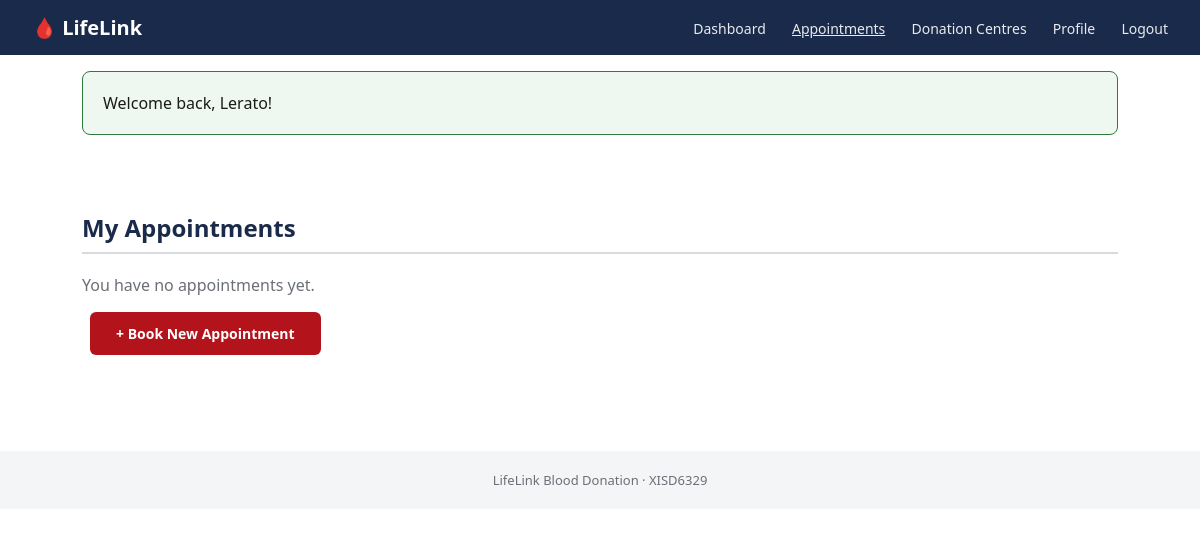
Page /pages/appointments.php (signed in) on the earlier database version.
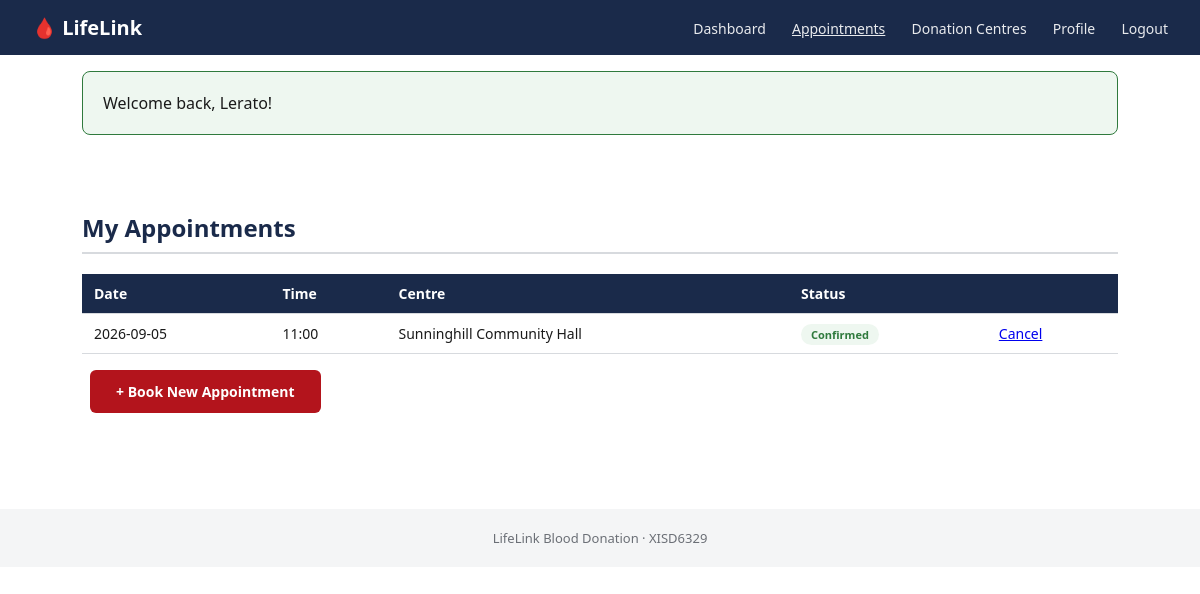
Same page on the later database version.
### tables this page shows
CREATE TABLE appointments (
  appointment_id INT AUTO_INCREMENT PRIMARY KEY,
  donor_id INT NOT NULL,
  hospital_id INT NOT NULL,
  scheduled_date DATE NOT NULL,
  scheduled_time TIME NOT NULL,
  donation_type VARCHAR(20) NOT NULL DEFAULT 'WholeBlood',
  status VARCHAR(20) NOT NULL DEFAULT 'Confirmed',  
  notes VARCHAR(255),
  created_at TIMESTAMP NOT NULL DEFAULT CURRENT_TIMESTAMP,
  FOREIGN KEY (donor_id) REFERENCES donors(donor_id) ON DELETE CASCADE,
  FOREIGN KEY (hospital_id) REFERENCES hospitals(hospital_id)
);

CREATE TABLE hospitals (
  hospital_id INT AUTO_INCREMENT PRIMARY KEY,
  hospital_name VARCHAR(150) NOT NULL,
  address VARCHAR(255) NOT NULL,
  latitude DECIMAL(10,6),
  longitude DECIMAL(10,6),
  contact_email VARCHAR(150),
  contact_phone VARCHAR(30),
  operating_hours VARCHAR(100),
  is_approved TINYINT(1) NOT NULL DEFAULT 1
);

### pages/appointments.php (the view, shortened to what this page needs)
<?php
$pdo = db();
$donorId = $_SESSION['donor_id'];
$stmt = $pdo->prepare(
    "SELECT a.appointment_id, a.scheduled_date, a.scheduled_time, h.hospital_name, a.status
     FROM appointments a JOIN hospitals h ON h.hospital_id = a.hospital_id
     WHERE a.donor_id = ?
     ORDER BY a.scheduled_date DESC, a.scheduled_time DESC"
);
$stmt->execute([$donorId]);
$appointments = $stmt->fetchAll();
$badgeClass = ['Confirmed' => 'badge-confirmed', 'Pending' => 'badge-pending', 'Completed' => 'badge-completed', 'Cancelled' => 'badge-completed'];
include __DIR__ . '/../includes/header.php';
?>
  <div class="section">
    <h2>My Appointments</h2>
    <?php if (empty($appointments)): ?>
      <p style="color:var(--grey);">You have no appointments yet.</p>
    <?php else: ?>
      <table>
        <tr><th>Date</th><th>Time</th><th>Centre</th><th>Status</th><th></th></tr>
        <?php foreach ($appointments as $a): ?>
          <tr>
            <td><?= htmlspecialchars($a['scheduled_date']) ?></td>
            <td><?= htmlspecialchars(substr($a['scheduled_time'], 0, 5)) ?></td>
            <td><?= htmlspecialchars($a['hospital_name']) ?></td>
            <td><span class="badge <?= $badgeClass[$a['status']] ?? 'badge-completed' ?>"><?= htmlspecialchars($a['status']) ?></span></td>
            <td>
              <?php if (in_array($a['status'], ['Confirmed', 'Pending'])): ?>
                <a href="appointments.php?cancel=<?= $a['appointment_id'] ?>" onclick="return confirm('Cancel this appointment?');">Cancel</a>
              <?php else: ?>—<?php endif; ?>
            </td>
          </tr>
        <?php endforeach; ?>
      </table>
    <?php endif; ?>
    <p style="margin-top:16px;"><a class="btn btn-primary" href="book_appointment.php">+ Book New Appointment</a></p>
  </div>
<?php include __DIR__ . '/../includes/footer.php'; ?>

Differences in the rows shown:
added appointments: scheduled_date "2026-09-05", scheduled_time "11:00", hospital.hospital_name "Sunninghill Community Hall", status "Confirmed"
Other differences:
text no longer shown: "You have no appointments yet."
text now shown: "Date Time Centre Status"
